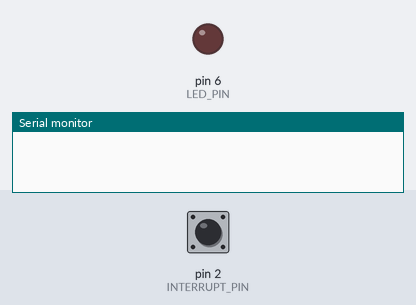
Recording of a program running on a simulated Arduino Uno, built with avr-gcc and run on an emulated ATmega328P. On the bench: output pins drawn as LEDs (lit = HIGH), the last lines printed to the serial monitor. The test bench sets the inputs (shaded band); at power-on: pin 2 (INTERRUPT_PIN) HIGH.

Above: at 1.2 s.
1.3 s: pin 2 (INTERRUPT_PIN) pulled LOW for 0.15 s
At 2.4 s:
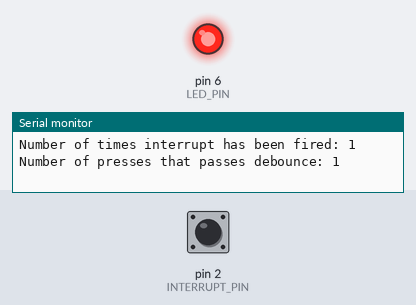
2.9 s: pin 2 (INTERRUPT_PIN) pulled LOW for 1 s
At 3.6 s:
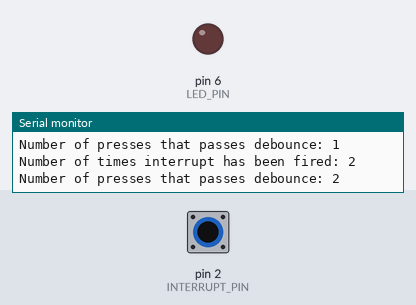
5.4 s: pin 2 (INTERRUPT_PIN) pulled LOW for 3.2 s
At 6.7 s:
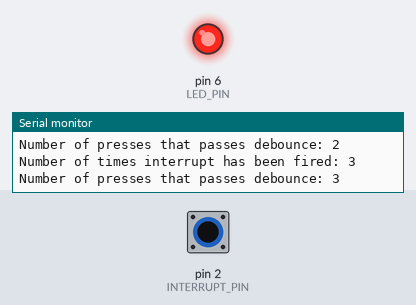
Timing chart, 0 to 8.4 s (numbered marks = the images above; inputs shaded):
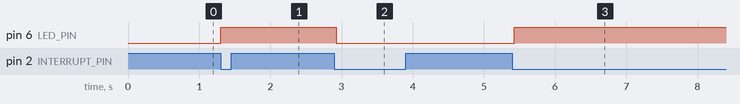

The program:

main.cpp
```cpp
#include <Arduino.h>

const byte LED_PIN = 6;
const byte INTERRUPT_PIN = 2;
volatile byte state = LOW;
unsigned long previous_time = 0;
const unsigned long DEBOUNCE_TIME = 50;
volatile byte isr_counter = 0;
volatile byte accepted_presses = 0;
volatile byte last_isr_counter = 0;

void on_button_press();

void setup() {
  Serial.begin(9600);
  pinMode(LED_PIN, OUTPUT);
  pinMode(INTERRUPT_PIN, INPUT_PULLUP);
  attachInterrupt(digitalPinToInterrupt(INTERRUPT_PIN), on_button_press, FALLING);
}

void loop() {
  digitalWrite(LED_PIN, state);
  byte fired = isr_counter;
  if (last_isr_counter != fired) {
    byte accepted = accepted_presses;
    last_isr_counter = fired;
    Serial.print("Number of times interrupt has been fired: ");
    Serial.println(fired);
    Serial.print("Number of presses that passes debounce: ");
    Serial.println(accepted);
  }
}

void on_button_press() {
  isr_counter += 1;
  unsigned long current_time = millis();
  if (current_time - previous_time >= DEBOUNCE_TIME) {
    state = !state;
    previous_time = current_time;
    accepted_presses += 1;
  }
}
```

Measured:
- after the input at 1.3 s, pin 6 (LED_PIN): LOW → HIGH at once
- after the input at 2.9 s, pin 6 (LED_PIN): HIGH → LOW at once
- after the input at 5.4 s, pin 6 (LED_PIN): LOW → HIGH at once
